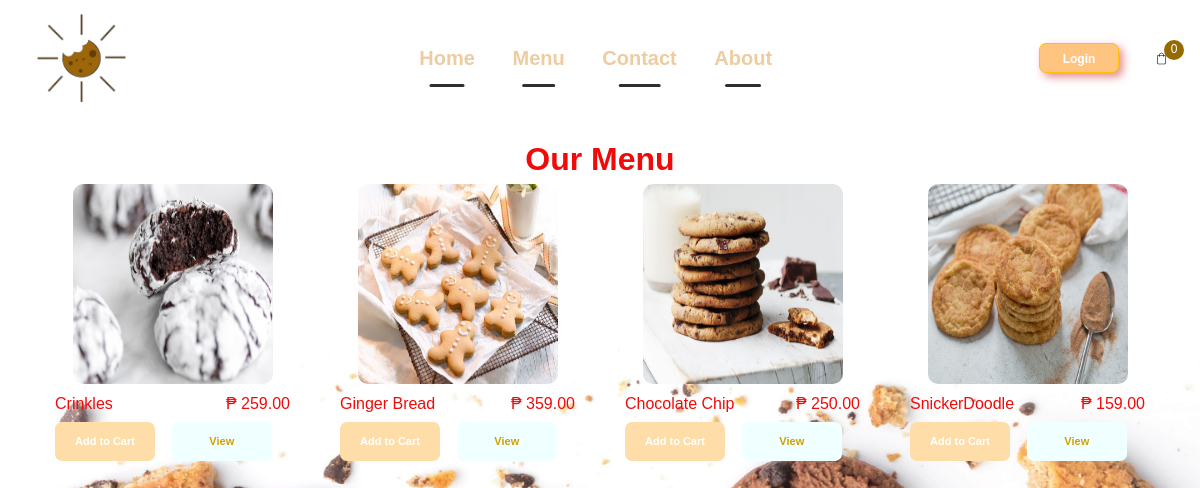
/store/, run on the app's committed database.
### store/models.py (models this page shows, shortened)
class Product(models.Model):
    name = models.CharField(max_length=200, null=True)
    price = models.FloatField()
    digital = models.BooleanField(default=False, null=True, blank=True)
    image = models.ImageField(null=True,blank=True)
    @property
    def imageURL(self):
        try:
            url = self.image.url
        except:
            url =''
        return url

### store/views.py (the view)
# urls.py: path('', include('store.urls')),
def store(request):
	if request.user.is_authenticated:
		customer = request.user.customer
		order, created = Order.objects.get_or_create(customer=customer, complete=False)
		items = order.orderitem_set.all()
		cartItems = order.get_cart_items
	else:
		items = []
		order = {'get_cart_total':0, 'get_cart_items':0, 'shipping':False}
		cartItems = order['get_cart_items']
	products = Product.objects.all()
	context = {'products':products, 'cartItems':cartItems}
	return render(request, 'store/store.html', context)

### store/templates/store/store.html (shortened to what this page needs)
{% extends 'store/main.html' %}
{% load static %}
{% block content %}
<div style="text-align: center;">
<h2 style="font-weight: bold;">Our Menu</h5><p style="color: burlywoods; margin-top: -10px;font-weight: 500;"></p></div>
	<div class="row">
		{% for product in products%}
		<div class="col-md-3">
			<div class="borders">
			<img class="thumbnail" src="{{product.imageURL}}">
			<div class="box-element product">
				<h6>{{product.name}}<span style="display: inline-block; float: right">₱ {{product.price|floatformat:2}}</h6>
				<button data-product={{product.id}} data-action="add" class="btn btn-outline-secondary add-btn update-cart">Add to Cart</button>
				<a  class="btn btn-outline-success" href="{% url 'cart' %}" style="padding-top: 11px;background-color: azure; color: rgb(209, 161, 0);">View</a>
			</div>
			</div>
		</div>
		{% endfor %}
	</div>
{% endblock content %}

### static/css/contact.css (style rules this page uses)
* { margin: 0; padding: 0; box-sizing: border-box; font-family: 'Poppins', sans-serif; }

### static/css/main.css (style rules this page uses)
body { background: url('/static/images/cookie.jpg'); background-size: cover; height: 100vh; background-repeat: no-repeat; background-attachment: fixed; background-position: top; font-family: myFirstFont; }
h1,h2,h3,h4,h5,h6 { color: #f00b0b; }
.box-element { box-shadow:hsl(0, 0%, 80%) 0 0 16px; background-color: black; border-radius: 4px; padding: 10px; }
.product { border-radius: 0 0 4px 4px; }
.btn { border-radius: 7px; height: 30px; font-size: 12px; color: #fff; font-weight: bold; background-color: rgb(255, 196, 128);box-shadow: 4px 4px 8px rgba(223, 117, 117, 0.822); transition: box-shadow 0.3s; margin-right: 15px; width: 80px; }
.thumbnail { border-radius: 10px; height: 200px; width: 200px; }
.box-element { background-color: transparent; font-size: 10px; box-shadow: none; }
.col-md-3 img { width: 200px; margin-left: 28px; box-shadow: none; }
.box-element .btn { font-size: 11px; height:39px ; width: 100px; padding: 0; margin-right: 14px; background-color:rgb(255, 221, 169); box-shadow: none; border: none; }
a { text-decoration: none; color: #fff; }

### data on the page
Product: imageURL (picture), name "Crinkles", price "259.00"
Product: imageURL (picture), name "Ginger Bread", price "359.00"
Product: imageURL (picture), name "Chocolate Chip", price "250.00"
Product: imageURL (picture), name "SnickerDoodle", price "159.00"

### other printed values
{{ cartItems }} "0"
